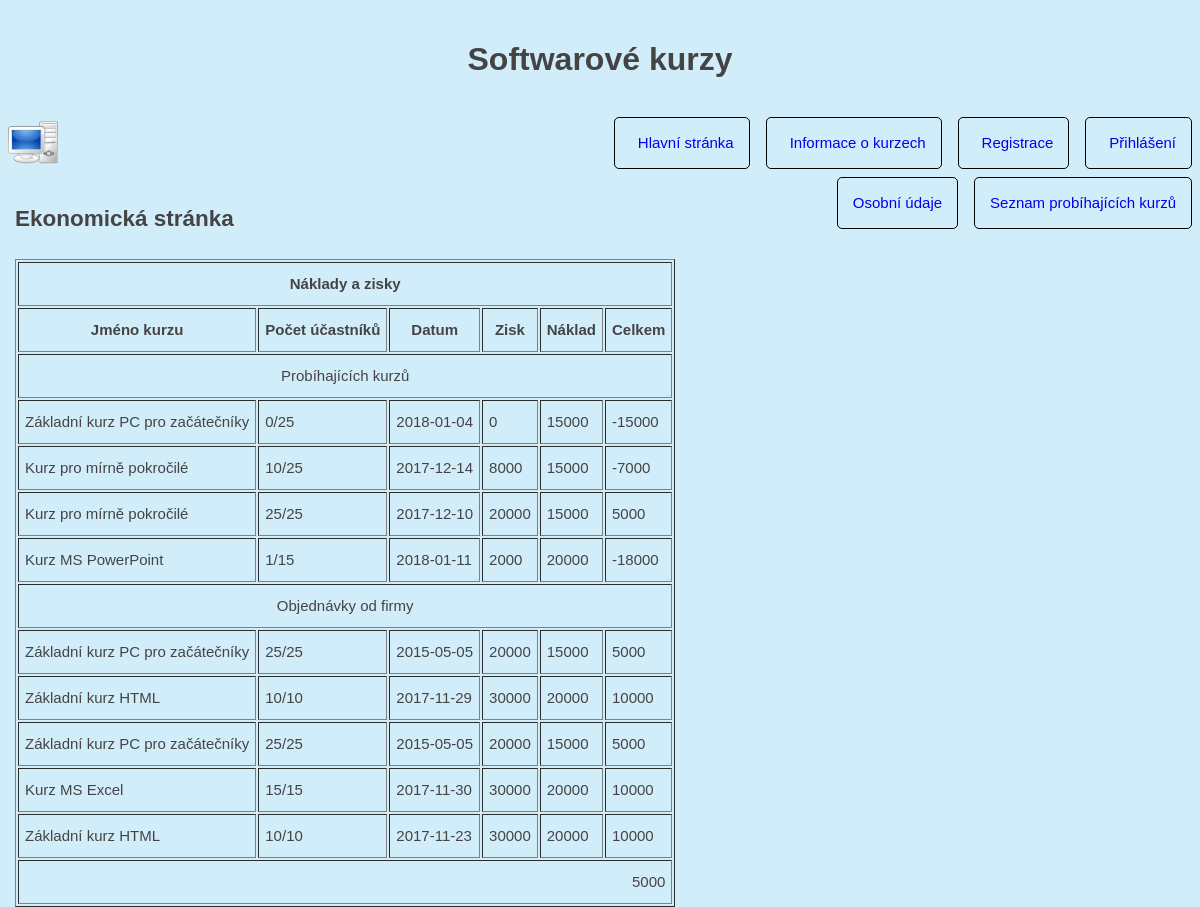
The page /economic.php on the database its author committed.
### tables this page shows
CREATE TABLE IF NOT EXISTS `listed_course` (
  `id` int(11) NOT NULL AUTO_INCREMENT,
  `id_course` int(11) NOT NULL,
  `city` varchar(50) NOT NULL,
  `number_logged` int(11) NOT NULL,
  `date` date NOT NULL,
  PRIMARY KEY (`id`)
);

CREATE TABLE IF NOT EXISTS `course` (
  `id_course` int(11) NOT NULL AUTO_INCREMENT,
  `name` text NOT NULL,
  `lector` text NOT NULL,
  `max_capacity` int(11) NOT NULL,
  `price_person` int(11) NOT NULL,
  `price_firm` int(11) NOT NULL,
  `cost_course` int(11) NOT NULL,
  `information` text NOT NULL,
  PRIMARY KEY (`id_course`)
);

CREATE TABLE IF NOT EXISTS `order` (
  `id` int(11) NOT NULL AUTO_INCREMENT,
  `id_course` int(11) NOT NULL,
  `id_firm` int(11) NOT NULL,
  `city` varchar(50) NOT NULL,
  `dates` date NOT NULL,
  `accept` int(11) NOT NULL,
  PRIMARY KEY (`id`)
);

### economic.php (the view, shortened to what this page needs)
<?php
    require_once("header.php");
?>
<?php
    require_once("person_area.php");
?>
<?php
echo '<h2>Ekonomická stránka</h2>
<table border="1" cellpadding="6" cellspacing="2" summary="Probíhající kurzy" id="Table2">
   <tbody>
      <tr>
         <th colspan="6" scope="colgroup">Náklady a zisky</th>
      </tr>
      <tr>
         <th scope="col" abbr="Name">Jméno kurzu</th>
         <th scope="col" abbr="Tutor">Počet účastníků</th>
         <th scope="col">Datum</th>
         <th scope="col">Zisk</th>
         <th scope="col">Náklad</th>
         <th scope="col">Celkem</th>
      </tr>';
    echo '<tr><td colspan="6" align="center">Probíhajících kurzů</td></tr>';
    $total = 0;
    $list_course = $mysqli->query("SELECT * FROM `listed_course`");
    for($i = 1; $i <= ($list_course->num_rows); $i++)
    {
          $course_on = $list_course->fetch_assoc();
          $result = $mysqli->query("SELECT * FROM `course`, `listed_course` WHERE listed_course.id = '".$course_on['id']."' AND course.id_course = listed_course.id_course");
          $course_all = $result->fetch_assoc();
          $zisk = $course_all['number_logged'] * $course_all['price_person'];
          $celkem = $zisk - $course_all['cost_course'];
          $total = $total + $celkem;
          echo '<tr>
                   <td scope="row">'.$course_all['name'].'</td>
                   <td>'.$course_on['number_logged'].'/'.$course_all['max_capacity'].'</td>
                   <td>'.$course_all['date'].'</td>
                   <td>'.$zisk.'</td>
                   <td>'.$course_all['cost_course'].'</td>
                   <td>'.$celkem.'</td>';
          echo '</tr>';
      }
    echo '<tr><td colspan="6" align="center">Objednávky od firmy</td></tr>';
    $listed_order = $mysqli->query("SELECT * FROM `order` WHERE accept = 1");
    for($j = 1; $j <= ($listed_order->num_rows); $j++)
    {
          $order_accept = $listed_order->fetch_assoc();
          $result = $mysqli->query("SELECT * FROM `course`, `order` WHERE order.id = '".$order_accept['id']."' AND course.id_course = order.id_course");
          $order_all = $result->fetch_assoc();
          $zisk = $order_all['price_firm'];
          $celkem = $zisk - $order_all['cost_course'];
          $total = $total + $celkem;
          echo '<tr>
                   <td scope="row">'.$order_all['name'].'</td>
                   <td>'.$order_all['max_capacity'].'/'.$order_all['max_capacity'].'</td>
                   <td>'.$order_all['dates'].'</td>
                   <td>'.$zisk.'</td>
                   <td>'.$order_all['cost_course'].'</td>
                   <td>'.$celkem.'</td>';
          echo '</tr>';
    }
    echo '<tr><td colspan="6" align="right">'.$total.'</td></tr>';
?>
<?php
    require_once("footer.php");
?>

### css/styles.css (style rules this page uses)
body { font-family: "Raleway", Helvetica, Arial, "Lucida Grande", sans-serif; font-size: 15px; margin: 0; padding: 0; line-height: 2; color: #444; background: #d2edfa; }

### rows shown on the page
listed_course: id_course.name "Základní kurz PC pro začátečníky", number_logged "0", id_course.max_capacity "25", date "2018-01-04", id_course.cost_course "15000", number_logged.cost_course "-15000"
listed_course: id_course.name "Kurz pro mírně pokročilé", number_logged "10", id_course.max_capacity "25", date "2017-12-14", number_logged.price_person "8000", id_course.cost_course "15000", number_logged.cost_course "-7000"
listed_course: id_course.name "Kurz pro mírně pokročilé", number_logged "25", id_course.max_capacity "25", date "2017-12-10", number_logged.price_person "20000", id_course.cost_course "15000", number_logged.cost_course "5000"
listed_course: id_course.name "Kurz MS PowerPoint", number_logged "1", id_course.max_capacity "15", date "2018-01-11", id_course.price_person "2000", id_course.cost_course "20000", number_logged.cost_course "-18000"
order: id_course.name "Základní kurz PC pro začátečníky", id_course.max_capacity "25", dates "2015-05-05", id_course.price_firm "20000", id_course.cost_course "15000", id_course.cost_course "5000"
order: id_course.name "Základní kurz HTML", id_course.max_capacity "10", dates "2017-11-29", id_course.price_firm "30000", id_course.cost_course "20000", id_course.cost_course "10000"
order: id_course.name "Základní kurz PC pro začátečníky", id_course.max_capacity "25", dates "2015-05-05", id_course.price_firm "20000", id_course.cost_course "15000", id_course.cost_course "5000"
order: id_course.name "Kurz MS Excel", id_course.max_capacity "15", dates "2017-11-30", id_course.price_firm "30000", id_course.cost_course "20000", id_course.cost_course "10000"
order: id_course.name "Základní kurz HTML", id_course.max_capacity "10", dates "2017-11-23", id_course.price_firm "30000", id_course.cost_course "20000", id_course.cost_course "10000"

### other values the page prints
$total "5000"
